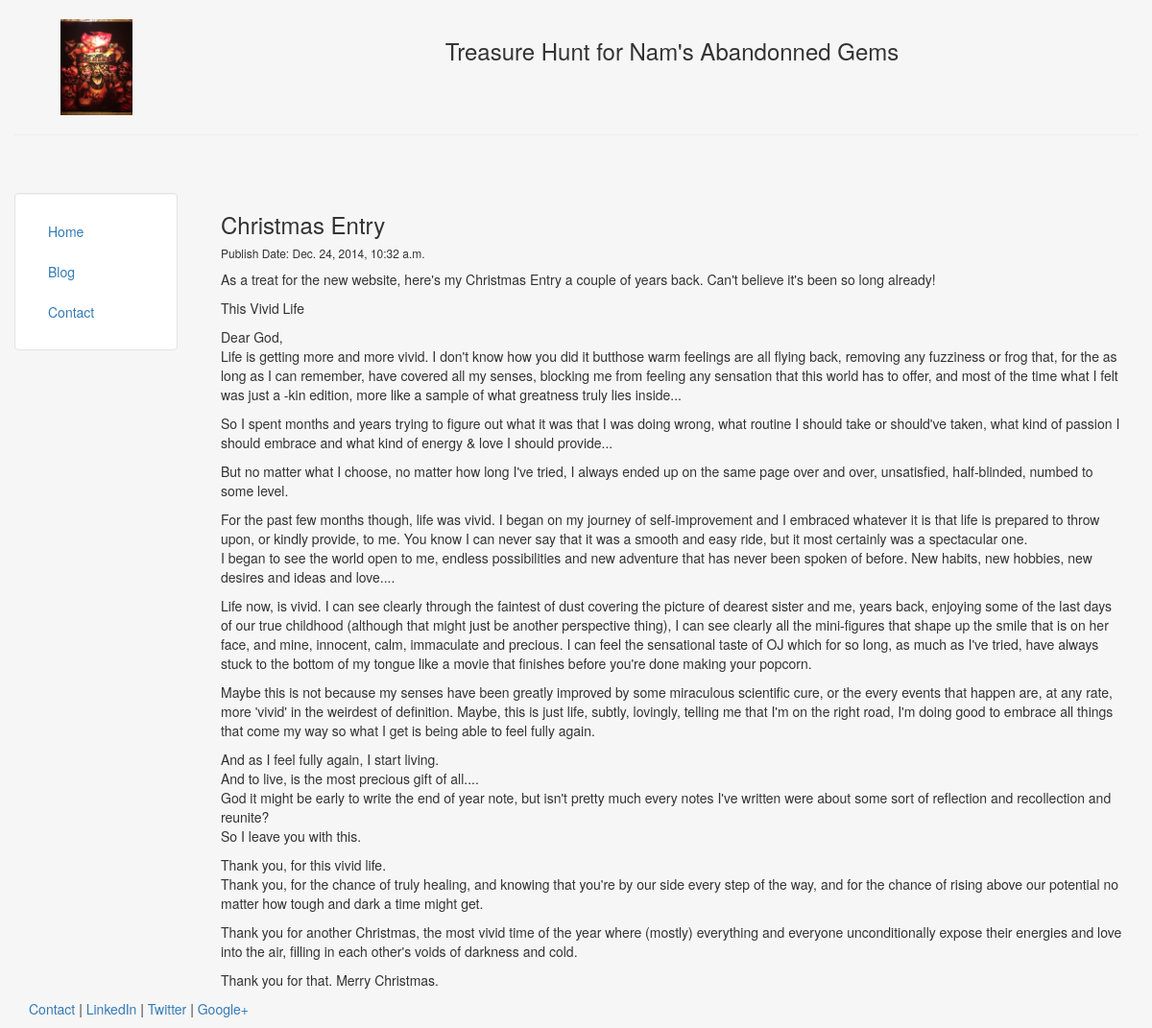
The page /blog/1 on the database its author committed.
### blog/models.py (models this page shows, shortened)
class Post(models.Model):
    title = models.CharField(max_length=140)
    body = models.TextField()
    date = models.DateTimeField()

### blog/templates/blog/post.html
{% extends "mypersonalpage/header.html" %}
{% block content %}
	<h3> {{ post.title }} </h3>
	<h6> Publish Date: {{ post.date }} </h6>
	{{ post.body|safe|linebreaks}}
{% endblock %}

### mypersonalpage/templates/mypersonalpage/header.html (style rules this page uses)
html, body { height:100% }

### rows shown on the page
Post: title "Christmas Entry", date "Dec. 24, 2014, 10:32 a.m.", body "As a treat for the new website, here's my Christmas Entry a couple of years back. Can't believe it's been so long already! This Vivid Life Dear God, Life is getting more and more vivid. I don't know how you did it butthose warm feelings are all flying back, removing any fuzziness or frog that, for the as long as I can remember, have covered all my senses, blocking me from feeling any sensation that this world has to offer, and most of the time what I felt was just a -kin edition, more like a sample of what greatness truly lies inside... So I spent months and years trying to figure out what it was that I was doing wrong, what routine I should take or should've taken, what kind of passion I…"
